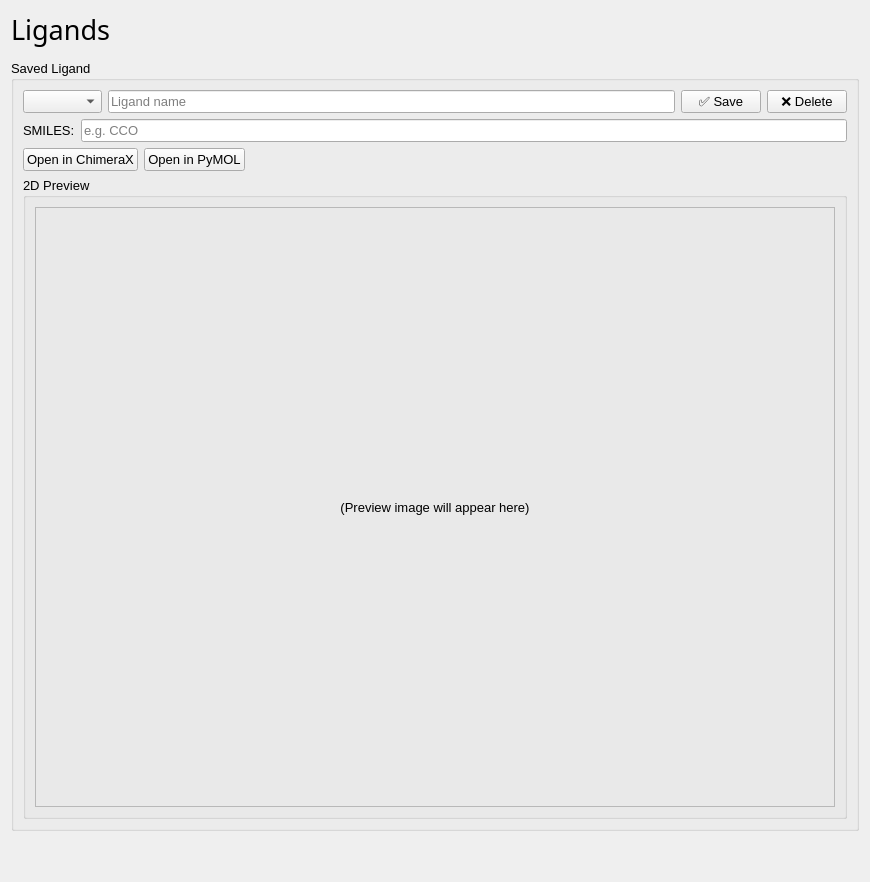
      <widget class="QWidget" name="pageLigands">
       <layout class="QVBoxLayout" name="ligandsPageLayout">
        <property name="spacing">
         <number>12</number>
        </property>
        <item>
         <widget class="QLabel" name="ligandsHeader">
          <property name="font">
           <font>
            <family>Arial Black</family>
            <pointsize>20</pointsize>
           </font>
          </property>
          <property name="text">
           <string>Ligands</string>
          </property>
         </widget>
        </item>
        <item>
         <widget class="QGroupBox" name="ligandSavedGroup">
          <property name="font">
           <font>
            <family>Arial</family>
            <pointsize>10</pointsize>
           </font>
          </property>
          <property name="title">
           <string>Saved Ligand</string>
          </property>
          <layout class="QVBoxLayout" name="ligandSavedLayout">
           <item>
            <layout class="QHBoxLayout" name="ligandRow1">
             <item>
              <widget class="QComboBox" name="ligandDropdown"/>
             </item>
             <item>
              <widget class="QLineEdit" name="ligandName">
               <property name="placeholderText">
                <string>Ligand name</string>
               </property>
              </widget>
             </item>
             <item>
              <widget class="QPushButton" name="ligandSaveButton">
               <property name="text">
                <string>✅ Save</string>
               </property>
              </widget>
             </item>
             <item>
              <widget class="QPushButton" name="ligandDeleteButton">
               <property name="text">
                <string>❌ Delete</string>
               </property>
              </widget>
             </item>
            </layout>
           </item>
           <item>
            <layout class="QHBoxLayout" name="ligandRow2">
             <item>
              <widget class="QLabel" name="smilesLabel">
               <property name="text">
                <string>SMILES:</string>
               </property>
              </widget>
             </item>
             <item>
              <widget class="QLineEdit" name="ligandSmiles">
               <property name="placeholderText">
                <string>e.g. CCO</string>
               </property>
              </widget>
             </item>
            </layout>
           </item>
           <item>
            <layout class="QHBoxLayout" name="ligandViewButtonsRow">
             <item>
              <widget class="QPushButton" name="openChimeraXButton">
               <property name="text">
                <string>Open in ChimeraX</string>
               </property>
              </widget>
             </item>
             <item>
              <widget class="QPushButton" name="openPyMOLButton">
               <property name="text">
                <string>Open in PyMOL</string>
               </property>
              </widget>
             </item>
             <item>
              <spacer name="ligandViewSpacer">
               <property name="orientation">
                <enum>Qt::Horizontal</enum>
               </property>
               <property name="sizeHint" stdset="0">
                <size>
                 <width>40</width>
                 <height>20</height>
                </size>
               </property>
              </spacer>
             </item>
            </layout>
           </item>
           <item>
            <widget class="QGroupBox" name="ligandPreviewGroup">
             <property name="title">
              <string>2D Preview</string>
             </property>
             <layout class="QVBoxLayout" name="ligandPreviewLayout">
              <item>
               <widget class="QLabel" name="ligandPreviewLabel">
                <property name="sizePolicy">
                 <sizepolicy hsizetype="Expanding" vsizetype="Expanding">
                  <horstretch>1</horstretch>
                  <verstretch>1</verstretch>
                 </sizepolicy>
                </property>
                <property name="minimumSize">
                 <size>
                  <width>800</width>
                  <height>600</height>
                 </size>
                </property>
                <property name="maximumSize">
                 <size>
                  <width>16777215</width>
                  <height>16777215</height>
                 </size>
                </property>
                <property name="frameShape">
                 <enum>QFrame::StyledPanel</enum>
                </property>
                <property name="text">
                 <string>(Preview image will appear here)</string>
                </property>
                <property name="scaledContents">
                 <bool>false</bool>
                </property>
                <property name="alignment">
                 <set>Qt::AlignCenter</set>
                </property>
               </widget>
              </item>
             </layout>
            </widget>
           </item>
          </layout>
         </widget>
        </item>
        <item>
         <spacer name="ligandBottomSpacer">
          <property name="orientation">
           <enum>Qt::Vertical</enum>
          </property>
          <property name="sizeHint" stdset="0">
           <size>
            <width>20</width>
            <height>40</height>
           </size>
          </property>
         </spacer>
        </item>
       </layout>
      </widget>
